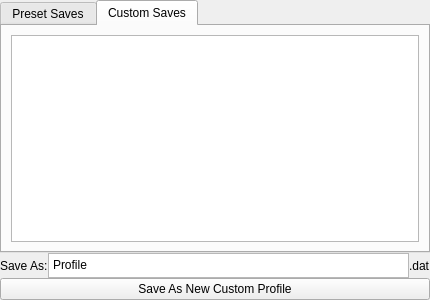
<?xml version="1.0" encoding="UTF-8"?>
<ui version="4.0">
 <class>ProfilesSelection</class>
 <widget class="QWidget" name="ProfilesSelection">
  <property name="geometry">
   <rect>
    <x>0</x>
    <y>0</y>
    <width>430</width>
    <height>300</height>
   </rect>
  </property>
  <property name="sizePolicy">
   <sizepolicy hsizetype="Preferred" vsizetype="Preferred">
    <horstretch>0</horstretch>
    <verstretch>0</verstretch>
   </sizepolicy>
  </property>
  <property name="windowTitle">
   <string>Form</string>
  </property>
  <layout class="QGridLayout" name="gridLayout_2">
   <property name="leftMargin">
    <number>0</number>
   </property>
   <property name="topMargin">
    <number>0</number>
   </property>
   <property name="rightMargin">
    <number>0</number>
   </property>
   <property name="bottomMargin">
    <number>0</number>
   </property>
   <property name="horizontalSpacing">
    <number>4</number>
   </property>
   <item row="0" column="0">
    <widget class="QWidget" name="profilesGroup" native="true">
     <layout class="QGridLayout" name="gridLayout">
      <property name="leftMargin">
       <number>0</number>
      </property>
      <property name="topMargin">
       <number>0</number>
      </property>
      <property name="rightMargin">
       <number>0</number>
      </property>
      <property name="bottomMargin">
       <number>0</number>
      </property>
      <property name="spacing">
       <number>0</number>
      </property>
      <item row="0" column="0">
       <widget class="QTabWidget" name="filesTabWidget">
        <property name="maximumSize">
         <size>
          <width>16777215</width>
          <height>16777215</height>
         </size>
        </property>
        <property name="tabPosition">
         <enum>QTabWidget::TabPosition::North</enum>
        </property>
        <property name="tabShape">
         <enum>QTabWidget::TabShape::Rounded</enum>
        </property>
        <property name="currentIndex">
         <number>1</number>
        </property>
        <widget class="QWidget" name="presetTab">
         <attribute name="title">
          <string>Preset Saves</string>
         </attribute>
         <layout class="QGridLayout" name="gridLayout_5">
          <item row="0" column="0">
           <widget class="QProfileViewTree" name="presetFileTree">
            <property name="alternatingRowColors">
             <bool>true</bool>
            </property>
            <property name="itemsExpandable">
             <bool>true</bool>
            </property>
            <attribute name="headerVisible">
             <bool>true</bool>
            </attribute>
           </widget>
          </item>
         </layout>
        </widget>
        <widget class="QWidget" name="customTab">
         <attribute name="title">
          <string>Custom Saves</string>
         </attribute>
         <layout class="QGridLayout" name="gridLayout_4">
          <item row="0" column="0">
           <widget class="QProfileViewTree" name="customFileTree"/>
          </item>
         </layout>
        </widget>
       </widget>
      </item>
      <item row="1" column="0">
       <layout class="QHBoxLayout" name="saveAsHBox">
        <property name="sizeConstraint">
         <enum>QLayout::SizeConstraint::SetDefaultConstraint</enum>
        </property>
        <item>
         <widget class="QLabel" name="saveAsLabel">
          <property name="sizePolicy">
           <sizepolicy hsizetype="Minimum" vsizetype="Minimum">
            <horstretch>0</horstretch>
            <verstretch>0</verstretch>
           </sizepolicy>
          </property>
          <property name="minimumSize">
           <size>
            <width>0</width>
            <height>25</height>
           </size>
          </property>
          <property name="maximumSize">
           <size>
            <width>16777215</width>
            <height>25</height>
           </size>
          </property>
          <property name="text">
           <string>Save As:</string>
          </property>
          <property name="buddy">
           <cstring>profilesGroup</cstring>
          </property>
         </widget>
        </item>
        <item>
         <widget class="QTextEdit" name="saveAsEdit">
          <property name="sizePolicy">
           <sizepolicy hsizetype="MinimumExpanding" vsizetype="Minimum">
            <horstretch>0</horstretch>
            <verstretch>0</verstretch>
           </sizepolicy>
          </property>
          <property name="minimumSize">
           <size>
            <width>0</width>
            <height>25</height>
           </size>
          </property>
          <property name="maximumSize">
           <size>
            <width>16777215</width>
            <height>25</height>
           </size>
          </property>
          <property name="verticalScrollBarPolicy">
           <enum>Qt::ScrollBarPolicy::ScrollBarAlwaysOff</enum>
          </property>
          <property name="horizontalScrollBarPolicy">
           <enum>Qt::ScrollBarPolicy::ScrollBarAlwaysOff</enum>
          </property>
          <property name="html">
           <string>&lt;!DOCTYPE HTML PUBLIC &quot;-//W3C//DTD HTML 4.0//EN&quot; &quot;http://www.w3.org/TR/REC-html40/strict.dtd&quot;&gt;
&lt;html&gt;&lt;head&gt;&lt;meta name=&quot;qrichtext&quot; content=&quot;1&quot; /&gt;&lt;meta charset=&quot;utf-8&quot; /&gt;&lt;style type=&quot;text/css&quot;&gt;
p, li { white-space: pre-wrap; }
hr { height: 1px; border-width: 0; }
li.unchecked::marker { content: &quot;\2610&quot;; }
li.checked::marker { content: &quot;\2612&quot;; }
&lt;/style&gt;&lt;/head&gt;&lt;body style=&quot; font-family:'Segoe UI'; font-size:9pt; font-weight:400; font-style:normal;&quot;&gt;
&lt;p style=&quot; margin-top:0px; margin-bottom:0px; margin-left:0px; margin-right:0px; -qt-block-indent:0; text-indent:0px;&quot;&gt;Profile&lt;/p&gt;&lt;/body&gt;&lt;/html&gt;</string>
          </property>
         </widget>
        </item>
        <item>
         <widget class="QLabel" name="label">
          <property name="text">
           <string>.dat</string>
          </property>
         </widget>
        </item>
       </layout>
      </item>
      <item row="2" column="0">
       <widget class="QPushButton" name="saveAsPushButton">
        <property name="text">
         <string>Save As New Custom Profile</string>
        </property>
       </widget>
      </item>
     </layout>
    </widget>
   </item>
  </layout>
 </widget>
 <customwidgets>
  <customwidget>
   <class>QProfileViewTree</class>
   <extends>QTreeView</extends>
   <header>qprofileviewtree.h</header>
  </customwidget>
 </customwidgets>
 <resources/>
 <connections/>
</ui>
